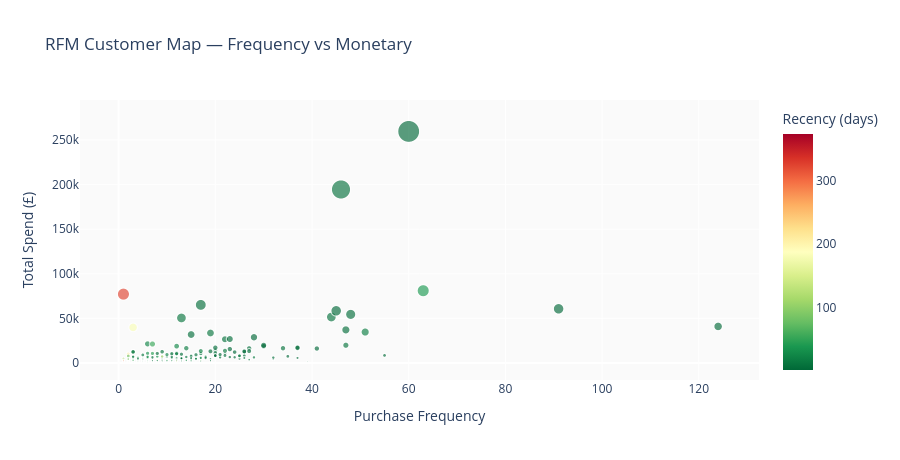

Notebook code for this chart:
### Code cell
# RFM scatter using the shared pipeline function
fig_rfm = plot_rfm_scatter(rfm)
fig_rfm.write_html("../outputs/plotly_RFM_scatter.html")
fig_rfm.write_image("../outputs/plotly_RFM_scatter.png", scale=2)
fig_rfm.show()

### Figure 1 — Plotly figure (JSON) as saved in the notebook; plotly's stock layout.template omitted (floating-point values rounded to 4 significant figures; data arrays with more than 128 entries replaced by an {"elided": "..."} marker saying what was removed)
{"data": [{"customdata": {"elided": "2000x2 mixed values"}, "hovertemplate": "Purchase Frequency=%{x}<br>Total Spend (£)=%{marker.size}<br>Customer ID=%{customdata[0]}<br>segment=%{customdata[1]}<br>Recency (days)=%{marker.color}<extra></extra>", "legendgroup": "", "marker": {"color": {"elided": "2000 int values"}, "coloraxis": "coloraxis", "opacity": 0.65, "size": {"elided": "2000 float values"}, "sizemode": "area", "sizeref": 536.5, "symbol": "circle"}, "mode": "markers", "name": "", "showlegend": false, "type": "scattergl", "x": {"elided": "2000 int values"}, "xaxis": "x", "y": {"elided": "2000 float values"}, "yaxis": "y"}], "layout": {"coloraxis": {"colorbar": {"title": {"text": "Recency (days)"}}, "colorscale": [[0, "rgb(0,104,55)"], [0.1, "rgb(26,152,80)"], [0.2, "rgb(102,189,99)"], [0.3, "rgb(166,217,106)"], [0.4, "rgb(217,239,139)"], [0.5, "rgb(255,255,191)"], [0.6, "rgb(254,224,139)"], [0.7, "rgb(253,174,97)"], [0.8, "rgb(244,109,67)"], [0.9, "rgb(215,48,39)"], [1, "rgb(165,0,38)"]]}, "height": 460, "legend": {"itemsizing": "constant", "tracegroupgap": 0}, "plot_bgcolor": "#FAFAFA", "title": {"text": "RFM Customer Map — Frequency vs Monetary"}, "xaxis": {"anchor": "y", "domain": [0, 1], "title": {"text": "Purchase Frequency"}}, "yaxis": {"anchor": "x", "domain": [0, 1], "title": {"text": "Total Spend (£)"}}}}
